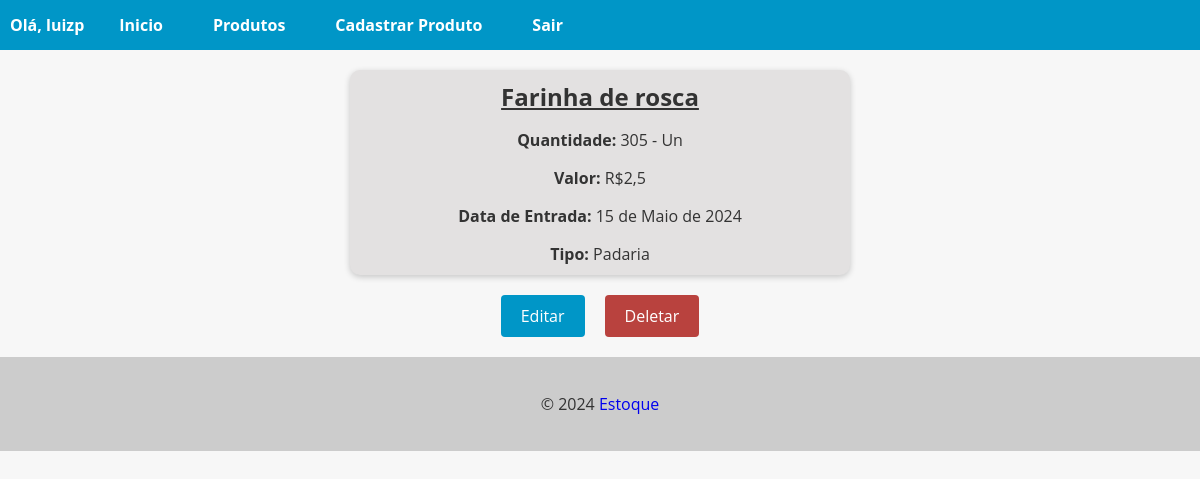
The page /produtos/9/ (signed in) on the database its author committed.
### estoque/models.py (models this page shows, shortened)
class Produto(models.Model):
    id = models.AutoField(primary_key=True)
    nome = models.CharField(max_length=200)
    medida = models.ForeignKey(UnidadeMedida, on_delete=models.CASCADE, related_name='medida_produto')
    quantidade = models.IntegerField()
    valor_unidade = models.FloatField()
    data_entrada = models.DateField(auto_now_add=True)
    tipo = models.ForeignKey(Tipo, on_delete=models.CASCADE, related_name='tipo_produto')

class UnidadeMedida(models.Model):
    id = models.AutoField(primary_key=True)
    unidade = models.CharField(max_length=30)
    def __str__(self):
        return self.unidade

class Tipo(models.Model):
    id = models.AutoField(primary_key=True)
    nome = models.CharField(max_length=30)
    def __str__(self):
        return self.nome

### estoque/views.py (the view)
# urls.py: path('produtos/<int:pk>/', ProdutoDetailView.as_view(), name='produto_detail'),
@method_decorator(login_required(login_url='login'), name='dispatch')
class ProdutoDetailView(DetailView):
    model = Produto
    template_name = 'produto_detail.html'

### estoque/templates/produto_detail.html (shortened to what this page needs)
{% extends "base.html" %}
{% block content %}
    <div class="func-card">
        <h2 class="subli">{{ object.nome }}</h2>
        <p><strong>Quantidade: </strong>{{ object.quantidade }} - {{ object.medida }}</p>
        <p><strong>Valor: </strong>R${{ object.valor_unidade }}</p>
        <p><strong>Data de Entrada: </strong>{{ object.data_entrada }}</p>
        <p><strong>Tipo: </strong>{{ object.tipo }}</p>
    </div>
    {% if user.is_superuser %}
        <div class="buttons-container">
            <a href="{% url 'editar_produto' pk=object.pk %}" class="btn btn-primary">Editar</a>
            <a href="{% url 'deletar_produto' pk=object.pk %}" class="btn btn-danger">Deletar</a>
        </div>
    {% else %}
        <div class="buttons-container">
            <a href="{% url 'produtos' %}" class="btn btn-primary">Voltar</a>
        </div>
    {% endif %}
{% endblock %}

### app/templates/base.html (shortened to what this page needs)
<!DOCTYPE html>
<html lang="en">
<head>
</head>
<body>
    <header>
        <nav>
            <ul>
                {% if user.is_authenticated %}
                    <li><strong>Olá, {{ user.username }}</strong></li>
                    {% if user.is_superuser %}
                        <li><strong><a href="{% url 'home' %}">Inicio</a></strong></li>
                        <li><strong><a href="{% url 'produtos' %}">Produtos</a></strong></li>
                        <li><strong><a href="{% url 'add_produto' %}">Cadastrar Produto</a></strong></li>
                        <li><strong><a href="{% url 'logout' %}">Sair</a></strong></li>
                    {% else %}
                        <li><strong><a href="{% url 'home' %}">Inicio</a></strong></li>
                        <li><strong><a href="{% url 'produtos' %}">Produtos</a></strong></li>
                        <li><strong><a href="{% url 'logout' %}">Sair</a></strong></li>
                    {% endif %}
                {% else %}
                    <li><strong><a href="{% url 'home' %}">Inicio</a></strong></li>
                    <li><strong><a href="{% url 'login' %}">Entrar</a></strong></li>
                    <li><strong><a href="{% url 'registro' %}">Registre-se</a></strong></li>
                {% endif %}
            </ul>
        </nav>
    </header>
    <main>
        {% block content %}
        {% endblock %}
    </main>
    <footer>
        <p>&copy; 2024 <a href="https://github.com/LuizBackCode/estoque-mercado" target="_blank" class="link">Estoque</a></p>
    </footer>
</body>
</html>

### app/templates/base.html (style rules this page uses)
body { font-family: 'Open Sans', sans-serif; background-color: #f7f7f7; color: #333; margin: 0; padding: 0; }
header { background-color: #0096c7; color: #fff; text-align: center; }
footer { background-color: #ccc; color: #333; padding: 20px; text-align: center; }
nav { background-color: #0096c7; color: #fff; height: 50px; display: flex; justify-content: space-between; align-items: center; }
nav ul { list-style: none; margin: 0; padding: 0; display: flex; }
nav ul li { margin: 0 10px; }
nav ul li a { color: #fff; text-decoration: none; font-size: 16px; padding: 15px; transition: all 0.3s ease; }
.link { text-decoration: none; }

### estoque/templates/produto_detail.html (style rules this page uses)
.func-card { background-color: #e3e1e1; box-shadow: 0px 2px 6px rgba(0, 0, 0, 0.2); border-radius: 10px; overflow: hidden; text-align: center; transition: all 0.3s ease; max-width: 500px; margin: 20px auto 0; margin-bottom: 20px; }
.func-card h2 { font-size: 1.5rem; margin: 10px; }
.func-card p { font-size: 1rem; margin-bottom: 10px; }
.buttons-container { display: flex; justify-content: center; margin-top: 20px; margin-bottom: 20px; }
.btn { display: inline-block; background-color: #0096c7; color: #fff; border: none; padding: 10px 20px; font-size: 16px; border-radius: 4px; cursor: pointer; transition: background-color 0.3s ease-in-out; margin: 0 10px; }
.btn-danger { background-color: #b9423e; text-decoration: none !important; }
a { text-decoration: none !important; }
.subli { text-decoration: underline; }

### rows shown on the page
Produto: nome "Farinha de rosca", quantidade "305", medida "Un", valor_unidade "2,5", data_entrada "15 de Maio de 2024", tipo "Padaria"

### other values the page prints
{{ user.username }} "luizp"
